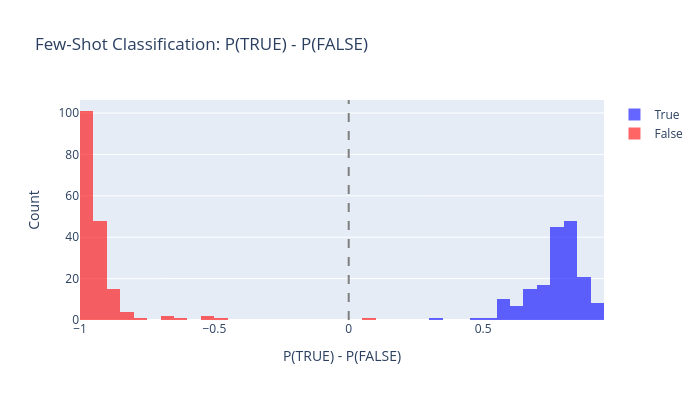

The notebook cell saved with this chart:
### Code cell
def few_shot_evaluate(
    statements: list[str],
    model: AutoModelForCausalLM,
    tokenizer: AutoTokenizer,
    few_shot_prompt: str,
    true_id: int,
    false_id: int,
    batch_size: int = 32,
) -> Float[Tensor, " n"]:
    """
    Evaluate P(TRUE) - P(FALSE) for each statement using few-shot classification.

    Args:
        statements: List of statements to classify.
        model: Language model.
        tokenizer: Tokenizer.
        few_shot_prompt: The few-shot prefix prompt.
        true_id: Token ID for " TRUE".
        false_id: Token ID for " FALSE".
        batch_size: Batch size.

    Returns:
        Tensor of P(TRUE) - P(FALSE) for each statement.
    """
    device = model.device
    result = list()
    with torch.no_grad():
        for start in range(0, len(statements), batch_size):
            batch = statements[start: start+batch_size]
            fw_batch = [few_shot_prompt + each_prompt + " This statement is:" for each_prompt in batch]
            tokenized_batch = tokenizer(text=fw_batch, return_tensors="pt", padding=True, truncation=True, max_length=512, use_cache=False).to(device)
            last_non_padding_pos = torch.sum(tokenized_batch["attention_mask"], dim=1) - 1
            outputs = model(input_ids=tokenized_batch["input_ids"], attention_mask=tokenized_batch["attention_mask"])
            distribution_output = torch.softmax(outputs.logits[torch.arange(len(batch)), last_non_padding_pos, :], dim=-1)
            result.append(distribution_output[:, true_id] - distribution_output[:, false_id])
        return torch.concatenate(result, dim=0)



# Load sp_en_trans for evaluation (exclude statements used in the few-shot prompt)
sp_df = datasets["sp_en_trans"]
sp_statements = sp_df["statement"].tolist()
sp_labels = t.tensor(sp_df["label"].values, dtype=t.float32)

# Filter out statements that appear in the few-shot prompt
sp_eval_mask = [s not in FEW_SHOT_PROMPT for s in sp_statements]
sp_eval_stmts = [s for s, m in zip(sp_statements, sp_eval_mask) if m]
sp_eval_labels = sp_labels[t.tensor(sp_eval_mask)]

p_diffs = few_shot_evaluate(sp_eval_stmts, model, tokenizer, FEW_SHOT_PROMPT, TRUE_ID, FALSE_ID)

# Compute accuracy
sp_eval_labels = sp_eval_labels.cpu()
preds = (p_diffs > 0).float().cpu()
p_diffs = p_diffs.float().cpu()
acc = (preds == sp_eval_labels).float().mean().item()
assert acc > 0.9, f"Few-shot accuracy too low: {acc:.3f} (expected > 0.9)"
true_mean = p_diffs[sp_eval_labels == 1].mean().item()
false_mean = p_diffs[sp_eval_labels == 0].mean().item()

print(f"Few-shot classification accuracy: {acc:.3f}")
print(f"Mean P(TRUE)-P(FALSE) for true statements:  {true_mean:.4f}")
print(f"Mean P(TRUE)-P(FALSE) for false statements: {false_mean:.4f}")

# Histogram
fig = go.Figure()
fig.add_trace(
    go.Histogram(x=p_diffs[sp_eval_labels == 1].numpy(), name="True", marker_color="blue", opacity=0.6, nbinsx=30)
)
fig.add_trace(
    go.Histogram(x=p_diffs[sp_eval_labels == 0].numpy(), name="False", marker_color="red", opacity=0.6, nbinsx=30)
)
fig.add_vline(x=0, line_dash="dash", line_color="gray")
fig.update_layout(
    title="Few-Shot Classification: P(TRUE) - P(FALSE)",
    xaxis_title="P(TRUE) - P(FALSE)",
    yaxis_title="Count",
    barmode="overlay",
    height=400,
    width=700,
)
fig.show()

### Figure 1 — Plotly figure (JSON) as saved in the notebook; plotly's stock layout.template omitted (floating-point values rounded to 4 significant figures; data arrays with more than 128 entries replaced by an {"elided": "..."} marker saying what was removed)
{"data": [{"marker": {"color": "blue"}, "name": "True", "nbinsx": 30, "opacity": 0.6, "type": "histogram", "x": {"elided": "174 float values"}}, {"marker": {"color": "red"}, "name": "False", "nbinsx": 30, "opacity": 0.6, "type": "histogram", "x": {"elided": "176 float values"}}], "layout": {"barmode": "overlay", "height": 400, "shapes": [{"line": {"color": "gray", "dash": "dash"}, "type": "line", "x0": 0, "x1": 0, "xref": "x", "y0": 0, "y1": 1, "yref": "y domain"}], "title": {"text": "Few-Shot Classification: P(TRUE) - P(FALSE)"}, "width": 700, "xaxis": {"title": {"text": "P(TRUE) - P(FALSE)"}}, "yaxis": {"title": {"text": "Count"}}}}
